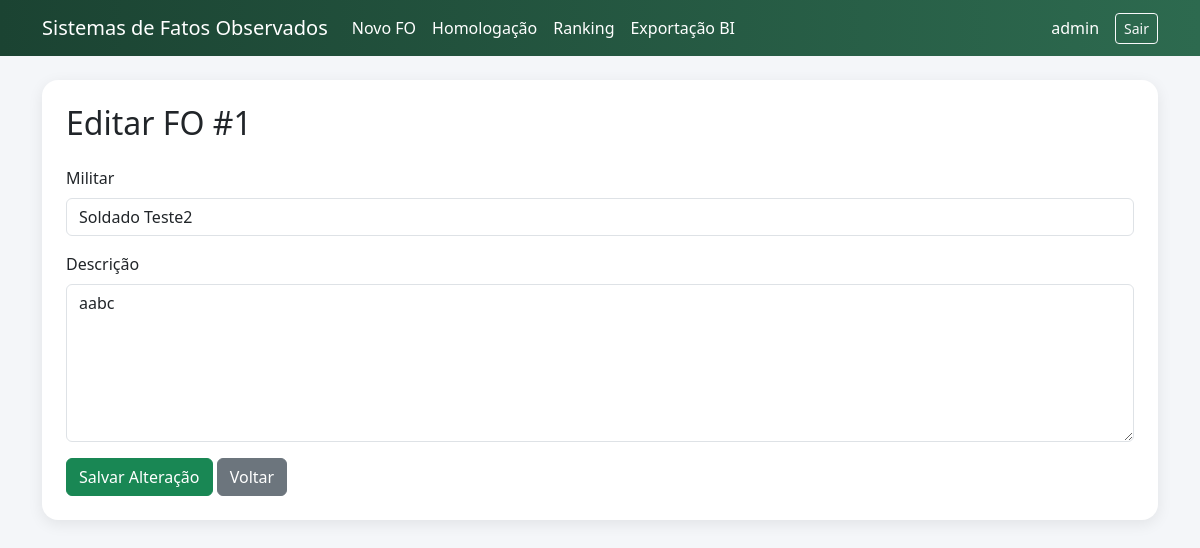
The page /fo/homologacao/1/editar (signed in) on the database its author committed.
### app/fo/models.py (models this page shows, shortened)
class Usuario(db.Model, UserMixin):
    __tablename__ = "usuarios"
    id = db.Column(db.Integer, primary_key=True)
    username = db.Column(db.String(80), unique=True, nullable=False)
    senha_hash = db.Column(db.String(128), nullable=False)
    nivel_permissao = db.Column(db.Integer, default=1, nullable=False) # "Cadastrador", "Homologador", "Administrador"
    militar_id = db.Column(
        db.Integer,
        db.ForeignKey("militares.id", ondelete="RESTRICT"),
        nullable=False
    )
    militar = db.relationship("Militar")

class FatoObservado(db.Model):
    __tablename__ = "fatos_observados"
    id = db.Column(db.Integer, primary_key=True)
    militar_id = db.Column(
        db.Integer,
        db.ForeignKey("militares.id", ondelete="RESTRICT"),
        nullable=False
    )
    cadastrador_id = db.Column(
        db.Integer,
        db.ForeignKey("usuarios.id", ondelete="RESTRICT"),
        nullable=False
    )
    homologador_id = db.Column(
        db.Integer,
        db.ForeignKey("usuarios.id", ondelete="RESTRICT"),
        nullable=True
    )
    tipo_de_fato_id = db.Column(
        db.Integer,
        db.ForeignKey("tipo_de_fato.id", ondelete="RESTRICT"),
        nullable=False
    )
    sinal = db.Column(db.String(10), nullable=False) #positivo ou negativo
    pontos = db.Column(db.Integer, nullable=False)
    descricao = db.Column(db.Text, nullable=True)
    status = db.Column(db.String(20), default="Pendente", nullable=False)
    justificativa_recusa = db.Column(db.Text, nullable=True)
    data_registro = db.Column(db.DateTime, default=datetime.utcnow, nullable=False)
    data_homologacao = db.Column(db.DateTime, nullable=True)
    militar = db.relationship("Militar", foreign_keys=[militar_id])
    cadastrador = db.relationship("Usuario", foreign_keys=[cadastrador_id])
    homologador = db.relationship("Usuario", foreign_keys=[homologador_id])
    tipo_fato = db.relationship("TipoDeFato")
    evidencias = db.relationship("EvidenciaFO", backref="fato", lazy=True)

class PostoGraduacao(db.Model):
    __tablename__ = 'posto_graduacao'
    id = db.Column(db.Integer, primary_key=True)
    nome = db.Column(db.String(80), nullable=False)

class Militar(db.Model):
    __tablename__ = "militares"
    id = db.Column(db.Integer, primary_key=True)
    nome_guerra = db.Column(db.String(120), nullable=False)
    identidade_militar = db.Column(db.String(30), unique=True, nullable=False)
    id_posto_graduacao = db.Column(
        db.Integer,
        db.ForeignKey("posto_graduacao.id", ondelete="RESTRICT"),
        nullable=False
    )
    data_de_praca = db.Column(db.Date, nullable=False)
    id_secao = db.Column(
        db.Integer,
        db.ForeignKey("secoes.id", ondelete="RESTRICT"),
        nullable=False
    )
    foto_url = db.Column(db.String(255), nullable=True)
    posto_graduacao = db.relationship("PostoGraduacao")
    secao = db.relationship("Secao")

### app/fo/routes.py (the view)
@fo_bp.route("/homologacao/<int:fato_id>/editar", methods=["GET", "POST"])
@login_required
@requer_homologador
def editar(fato_id):
    fato = FatoObservado.query.get_or_404(fato_id)
    if request.method == "POST":
        nova_descricao = request.form.get("descricao", "")
        editar_fato(fato, editor=current_user, nova_descricao=nova_descricao)
        flash("FO editado com sucesso.", "success")
        return redirect(url_for("fo.homologacao"))
    return render_template("fo/editar_fo.html", fato=fato)

### app/__init__.py (called while the page is built)
def create_app():
    app = Flask(__name__)
    app.config.from_object(Config)
    db.init_app(app)
    login_manager.init_app(app)
    migrate.init_app(app, db)
    from app.fo.models import Usuario
    @login_manager.user_loader
    def load_user(user_id):
        return Usuario.query.get(int(user_id))
    login_manager.login_view = "auth.login"
    from app.fo import fo_bp
    app.register_blueprint(fo_bp)
    from app.auth import auth_bp
    app.register_blueprint(auth_bp)
    @app.route("/")
    def index():
        return redirect(url_for("fo.ranking"))
    return app

### app/fo/permissions.py (called while the page is built)
def requer_homologador(func):
    @wraps(func)
    def wrapper(*args, **kwargs):
        if not current_user.is_authenticated:
            abort(401)  # Unauthorized
        if getattr(current_user, "nivel_permissao", 0) < 2:  # Nível de permissão 2 ou superior é necessário
            abort(403)  # Forbidden
        return func(*args, **kwargs)
    return wrapper

### app/templates/fo/editar_fo.html (shortened to what this page needs)
{% extends "base.html" %}
{% block content %}
<div class="card card-glass p-4">
    <h2 class="mb-4">Editar FO #{{ fato.id }}</h2>
    <form method="POST">
        <div class="mb-3">
            <label class="form-label">Militar</label>
            <input class="form-control"
                   value="{{ fato.militar.posto_graduacao.nome }} {{ fato.militar.nome_guerra }}"
                   readonly>
        </div>
        <div class="mb-3">
            <label class="form-label">Descrição</label>
            <textarea name="descricao"
                      class="form-control"
                      rows="6"
                      required>{{ fato.descricao }}</textarea>
        </div>
        <button class="btn btn-success">
            Salvar Alteração
        </button>
        <a href="{{ url_for('fo.homologacao') }}"
           class="btn btn-secondary">
            Voltar
        </a>
    </form>
</div>
{% endblock %}

### app/templates/base.html (shortened to what this page needs)
<!DOCTYPE html>
<html lang="pt-BR">
<head>
    <link href="https://cdn.jsdelivr.net/npm/bootstrap@5.3.3/dist/css/bootstrap.min.css" rel="stylesheet">
</head>
<body>
<nav class="navbar navbar-expand-lg navbar-dark navbar-custom mb-4">
    <div class="container">
        <a class="navbar-brand"
            href="{{ url_for('fo.ranking' )}}">
        Sistemas de Fatos Observados
        </a>
        <div class="collapse navbar-collapse"
            id="navbarNav">
            {% if current_user.is_authenticated %}
            <ul class="navbar-nav me-auto">
                <li class="nav-item">
                    <a class="nav-link"
                        href="{{ url_for('fo.novo_fo') }}">
                        Novo FO
                    </a>
                </li>
                <li class="nav-item">
                    <a class="nav-link"
                        href="{{ url_for('fo.homologacao') }}">
                        Homologação
                    </a>
                </li>
                <li class="nav-item">
                    <a class="nav-link"
                        href="{{ url_for('fo.ranking') }}">
                        Ranking
                    </a>
                </li>
                <li class="nav-item">
                    <a class="nav-link"
                    href="{{ url_for('fo.exportacao') }}">
                    Exportação BI
                    </a>
                </li>
            </ul>
            <div class="d-flex align-items-center gap-3">
                <span class="navbar-text">
                    {{ current_user.username }}
                </span>
                <a class="btn btn-outline-light btn-sm"
                href="{{ url_for('auth.logout') }}">
                Sair
                </a>
            </div>
            {% endif %}
        </div>
    </div>
</nav>
<div class="container">
    {% block content %}{% endblock %}
</div>
</body>
</html>

### app/templates/base.html (style rules this page uses)
body { background: #f4f6f9; }
.navbar-custom { background: linear-gradient(90deg, #1b4332, #2d6a4f); }
.navbar-brand, .nav-link, .navbar-text { color:white !important; }
.card-glass { border-radius: 16px; border:none; box-shadow: 0 4px 15px rgba(0,0,0,0.08); }

### rows shown on the page
Usuario: username "admin"
FatoObservado: id "1", descricao "aabc"
PostoGraduacao: militar.posto_graduacao.nome "Soldado Teste2"
